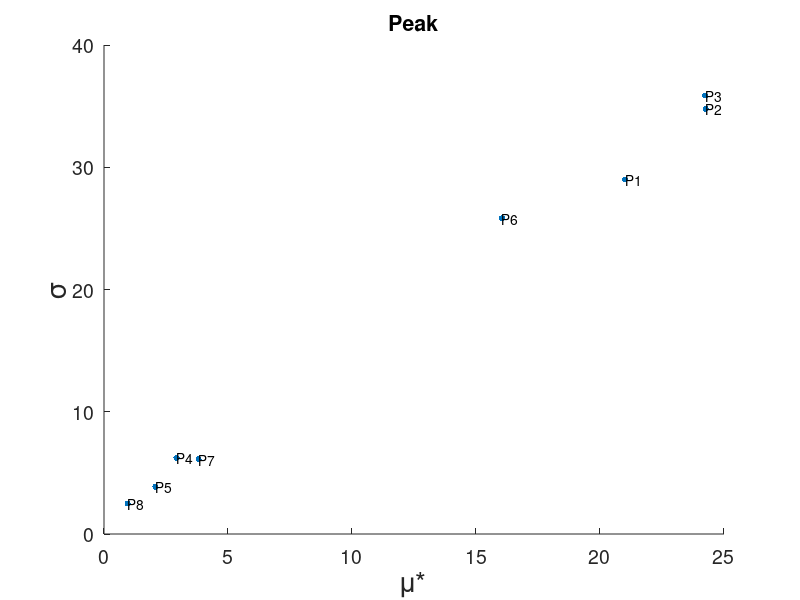
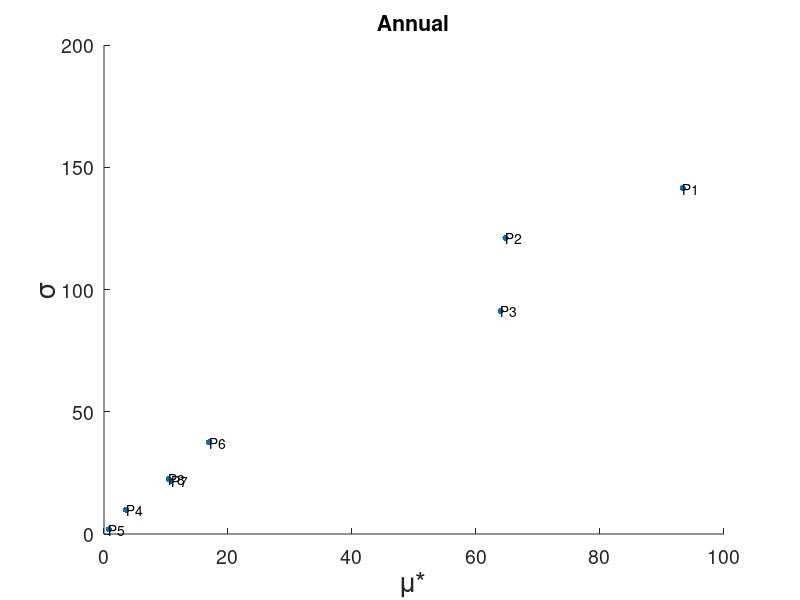

MATLAB code for these plots, in order: (Note: this script raises an error after producing the figures.)
clear
load('Original_Paper_Output_Morris_Metrics_Result.mat')

%From Variable 1 (Electricity)
xEn1=u_En(1,:); %mu* for annual energy of the 1st sample
yEn1=sigma_En(1,:); %sigma for annual energy of the 1st sample

xP1=u_Peak(1,:); %mu* for peak of the 1st sample
yP1=sigma_Peak(1,:); %sigma for peak of the 1st sample

% %From Variable 2 (Space Cooling)
% xEn2=u_En(2,:); %mu* for annual energy of the 1st sample
% yEn2=sigma_En(2,:); %sigma for annual energy of the 1st sample
% 
% xP2=u_Peak(2,:); %mu* for peak of the 1st sample
% yP2=sigma_Peak(2,:); %sigma for peak of the 1st sample

%Figure()
% [x1P,xiP]=sort(xP,'descend');   %Rank of the Parameters with higher mean for Peak
% [x1En,xiEn]=sort(xEn,'descend'); %Rank of the Parameters with higher mean for Annual Demand

n=8
a=[1:n]'; b=num2str(a);cl=cellstr(b);
c=cell(n,1);

figure %For Peak plot _ Space cooling

scatter(xP1,yP1,20,'filled')
for i = 1:n
    c{i,1}=strcat('P',cl{i})
    text(xP1(1,i),yP1(1,i),c(i,1),'Fontsize',10);
end
set(gca,'FontSize',14)
xlabel('\mu*','Fontsize',20)
ylabel('\sigma','Fontsize',20)
title('Peak')

%cd Outputplots
saveas(gcf,'NEW_Peak_Morris_1.png')
close
 
% figure %For Peak plot _ Electricity
% 
% scatter(xP2,yP2,20,'filled')
% for i = 1:n
%     c{i,1}=strcat('P',cl{i})
%     text(xP2(1,i),yP2(1,i),c(i,1),'Fontsize',10);
% end
% set(gca,'FontSize',14)
% xlabel('\mu*','Fontsize',20)
% ylabel('\sigma','Fontsize',20)
% title('Peak 2')
% 
% saveas(gcf,'Peak_Morris_2.png')
% close

figure %For Peak plot _ Electricity

scatter(xEn1,yEn1,20,'filled')
for i = 1:n
    c{i,1}=strcat('P',cl{i})
    text(xEn1(1,i),yEn1(1,i),c(i,1),'Fontsize',10);
end
set(gca,'FontSize',14)
xlabel('\mu*','Fontsize',20)
ylabel('\sigma','Fontsize',20)
title('Annual')

saveas(gcf,'NEW_Energy_Morris_1.png')
close

% figure %For Peak plot _ Electricity
% 
% scatter(xEn2,yEn2,20,'filled')
% for i = 1:n
%     c{i,1}=strcat('P',cl{i})
%     text(xEn2(1,i),yEn2(1,i),c(i,1),'Fontsize',10);
% end
% set(gca,'FontSize',14)
% xlabel('\mu*','Fontsize',20)
% ylabel('\sigma','Fontsize',20)
% title('En 2')
% 
% saveas(gcf,'Energy_Morris_2.png')
% close


%T = [c';xP1;yP1]

TabPeak1=table(c,round(xP1)',round(yP1)','VariableNames',{'Par','u','sig'})  %Description of Table
% TabPeak2=table(c,round(xP2)',round(yP2)','VariableNames',{'Par','u','sig'})  %Description of Table
TabEn1=table(c,round(xEn1)',round(yEn1)','VariableNames',{'Par','u','sig'})  %Description of Table
% TabEn2=table(c,round(xEn2)',round(yEn2)','VariableNames',{'Par','u','sig'})  %Description of Table

TabPeak1 = sortrows(TabPeak1,'u','descend')
% TabPeak2 = sortrows(TabPeak2,'u','descend')
TabEn1 = sortrows(TabEn1,'u','descend')
% TabEn2 = sortrows(TabEn2,'u','descend')


